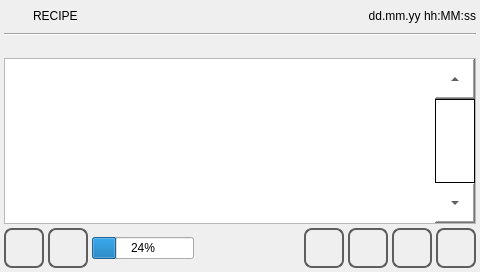
<?xml version="1.0" encoding="UTF-8"?>
<ui version="4.0">
 <class>recipe</class>
 <widget class="QWidget" name="recipe">
  <property name="geometry">
   <rect>
    <x>0</x>
    <y>0</y>
    <width>480</width>
    <height>272</height>
   </rect>
  </property>
  <property name="minimumSize">
   <size>
    <width>0</width>
    <height>0</height>
   </size>
  </property>
  <property name="maximumSize">
   <size>
    <width>16777215</width>
    <height>16777215</height>
   </size>
  </property>
  <property name="windowTitle">
   <string>recipe</string>
  </property>
  <property name="styleSheet">
   <string notr="true"/>
  </property>
  <layout class="QVBoxLayout" name="verticalLayout">
   <property name="spacing">
    <number>4</number>
   </property>
   <property name="margin">
    <number>4</number>
   </property>
   <item>
    <layout class="QHBoxLayout" name="horizontalLayout">
     <item>
      <widget class="QLabel" name="labelIcon">
       <property name="minimumSize">
        <size>
         <width>25</width>
         <height>25</height>
        </size>
       </property>
       <property name="maximumSize">
        <size>
         <width>25</width>
         <height>25</height>
        </size>
       </property>
       <property name="styleSheet">
        <string notr="true">border-image: url(:/systemicons/img/Script.png);</string>
       </property>
       <property name="text">
        <string/>
       </property>
      </widget>
     </item>
     <item>
      <widget class="QLabel" name="labelTitle">
       <property name="sizePolicy">
        <sizepolicy hsizetype="Preferred" vsizetype="Fixed">
         <horstretch>0</horstretch>
         <verstretch>0</verstretch>
        </sizepolicy>
       </property>
       <property name="focusPolicy">
        <enum>Qt::NoFocus</enum>
       </property>
       <property name="text">
        <string>RECIPE</string>
       </property>
      </widget>
     </item>
     <item>
      <widget class="QLabel" name="labelUserName">
       <property name="text">
        <string/>
       </property>
      </widget>
     </item>
     <item>
      <widget class="QLabel" name="labelDataOra">
       <property name="sizePolicy">
        <sizepolicy hsizetype="Preferred" vsizetype="Fixed">
         <horstretch>0</horstretch>
         <verstretch>0</verstretch>
        </sizepolicy>
       </property>
       <property name="focusPolicy">
        <enum>Qt::NoFocus</enum>
       </property>
       <property name="text">
        <string>dd.mm.yy hh:MM:ss</string>
       </property>
       <property name="alignment">
        <set>Qt::AlignRight|Qt::AlignTrailing|Qt::AlignVCenter</set>
       </property>
      </widget>
     </item>
    </layout>
   </item>
   <item>
    <widget class="Line" name="line">
     <property name="orientation">
      <enum>Qt::Horizontal</enum>
     </property>
    </widget>
   </item>
   <item>
    <widget class="QLabel" name="labelName">
     <property name="text">
      <string/>
     </property>
    </widget>
   </item>
   <item>
    <widget class="QTableWidget" name="tableWidget">
     <property name="font">
      <font>
       <family>Ubuntu</family>
       <pointsize>22</pointsize>
       <weight>50</weight>
       <italic>false</italic>
       <bold>false</bold>
      </font>
     </property>
     <property name="styleSheet">
      <string notr="true">QTableWidget
{
	font: 22pt &quot;Ubuntu&quot;;
}
QScrollBar:vertical
{
        border-top: 40px solid #999999;
        border-bottom: 40px solid #999999;
        background:white;
        width:40px;    
        margin: 0px 0px 0px 0px;
}
QScrollBar::handle:vertical 
{
        border: 1px solid black;
	    background: rgb(255, 255, 255);
        min-height: 10px;
}
QScrollBar::add-line:vertical
{
        height: 40px;
	    background: rgb(255, 255, 255);
        subcontrol-position: bottom;
        subcontrol-origin: margin;
	image: url(:/systemicons/img/Down.png);
}
QScrollBar::sub-line:vertical 
{
       height: 40px;
	    background: rgb(255, 255, 255);
        subcontrol-position: top;
	    subcontrol-origin: margin;
	image: url(:/systemicons/img/Up.png);
}</string>
     </property>
     <property name="verticalScrollBarPolicy">
      <enum>Qt::ScrollBarAlwaysOn</enum>
     </property>
     <property name="showDropIndicator" stdset="0">
      <bool>true</bool>
     </property>
     <property name="alternatingRowColors">
      <bool>true</bool>
     </property>
     <property name="selectionMode">
      <enum>QAbstractItemView::SingleSelection</enum>
     </property>
     <property name="selectionBehavior">
      <enum>QAbstractItemView::SelectRows</enum>
     </property>
     <property name="showGrid">
      <bool>true</bool>
     </property>
     <attribute name="horizontalHeaderVisible">
      <bool>true</bool>
     </attribute>
    </widget>
   </item>
   <item>
    <layout class="QHBoxLayout" name="horizontalLayout_2">
     <item>
      <widget class="QPushButton" name="pushButtonHome">
       <property name="sizePolicy">
        <sizepolicy hsizetype="Minimum" vsizetype="Fixed">
         <horstretch>60</horstretch>
         <verstretch>60</verstretch>
        </sizepolicy>
       </property>
       <property name="minimumSize">
        <size>
         <width>40</width>
         <height>40</height>
        </size>
       </property>
       <property name="maximumSize">
        <size>
         <width>40</width>
         <height>40</height>
        </size>
       </property>
       <property name="focusPolicy">
        <enum>Qt::NoFocus</enum>
       </property>
       <property name="styleSheet">
        <string notr="true">QPushButton
{
border: 2px solid  rgb(94, 94, 94);
border-radius: 8px;
qproperty-icon: url(:/systemicons/img/Home.png);
qproperty-iconSize: 24px 24px;
qproperty-focusPolicy: NoFocus;
}
QPushButton:pressed
{
border: 2px solid  rgb(194, 194, 194);
background-color:  rgb(255, 255, 127);
}
QPushButton:disabled
{
border: 2px solid  rgb(194, 194, 194);
}
</string>
       </property>
       <property name="text">
        <string/>
       </property>
      </widget>
     </item>
     <item>
      <widget class="QPushButton" name="pushButtonBack">
       <property name="sizePolicy">
        <sizepolicy hsizetype="Minimum" vsizetype="Fixed">
         <horstretch>0</horstretch>
         <verstretch>0</verstretch>
        </sizepolicy>
       </property>
       <property name="minimumSize">
        <size>
         <width>40</width>
         <height>40</height>
        </size>
       </property>
       <property name="maximumSize">
        <size>
         <width>40</width>
         <height>40</height>
        </size>
       </property>
       <property name="styleSheet">
        <string notr="true">QPushButton
{
border: 2px solid  rgb(94, 94, 94);
border-radius: 8px;
qproperty-icon: url(:/systemicons/img/Go_back.png);
qproperty-iconSize: 24px 24px;
qproperty-focusPolicy: NoFocus;
}
QPushButton:pressed
{
border: 2px solid  rgb(194, 194, 194);
background-color:  rgb(255, 255, 127);
}
QPushButton:disabled
{
border: 2px solid  rgb(194, 194, 194);
}
</string>
       </property>
       <property name="text">
        <string/>
       </property>
      </widget>
     </item>
     <item>
      <widget class="QProgressBar" name="progressBarStatus">
       <property name="value">
        <number>24</number>
       </property>
      </widget>
     </item>
     <item>
      <widget class="QLabel" name="labelStatus">
       <property name="sizePolicy">
        <sizepolicy hsizetype="Expanding" vsizetype="Preferred">
         <horstretch>0</horstretch>
         <verstretch>0</verstretch>
        </sizepolicy>
       </property>
       <property name="text">
        <string/>
       </property>
      </widget>
     </item>
     <item>
      <widget class="QPushButton" name="pushButtonEdit">
       <property name="enabled">
        <bool>true</bool>
       </property>
       <property name="minimumSize">
        <size>
         <width>40</width>
         <height>40</height>
        </size>
       </property>
       <property name="maximumSize">
        <size>
         <width>40</width>
         <height>40</height>
        </size>
       </property>
       <property name="styleSheet">
        <string notr="true">QPushButton
{
border: 2px solid  rgb(94, 94, 94);
border-radius: 8px;
qproperty-icon: url(:/systemicons/img/Modify.png);
qproperty-iconSize: 24px 24px;
qproperty-focusPolicy: NoFocus;
}
QPushButton:pressed
{
border: 2px solid  rgb(194, 194, 194);
background-color:  rgb(255, 255, 127);
}
QPushButton:disabled
{
border: 2px solid  rgb(194, 194, 194);
}
</string>
       </property>
       <property name="text">
        <string/>
       </property>
      </widget>
     </item>
     <item>
      <widget class="QPushButton" name="pushButtonRead">
       <property name="enabled">
        <bool>true</bool>
       </property>
       <property name="minimumSize">
        <size>
         <width>40</width>
         <height>40</height>
        </size>
       </property>
       <property name="maximumSize">
        <size>
         <width>40</width>
         <height>40</height>
        </size>
       </property>
       <property name="styleSheet">
        <string notr="true">QPushButton
{
border: 2px solid  rgb(94, 94, 94);
border-radius: 8px;
qproperty-icon: url(:/systemicons/img/Upload.png);
qproperty-iconSize: 24px 24px;
qproperty-focusPolicy: NoFocus;
}
QPushButton:pressed
{
border: 2px solid  rgb(194, 194, 194);
background-color:  rgb(255, 255, 127);
}
QPushButton:disabled
{
border: 2px solid  rgb(194, 194, 194);
}</string>
       </property>
       <property name="text">
        <string/>
       </property>
      </widget>
     </item>
     <item>
      <widget class="QPushButton" name="pushButtonLoad">
       <property name="sizePolicy">
        <sizepolicy hsizetype="Minimum" vsizetype="Fixed">
         <horstretch>60</horstretch>
         <verstretch>60</verstretch>
        </sizepolicy>
       </property>
       <property name="minimumSize">
        <size>
         <width>40</width>
         <height>40</height>
        </size>
       </property>
       <property name="maximumSize">
        <size>
         <width>40</width>
         <height>40</height>
        </size>
       </property>
       <property name="focusPolicy">
        <enum>Qt::NoFocus</enum>
       </property>
       <property name="styleSheet">
        <string notr="true">QPushButton
{
border: 2px solid  rgb(94, 94, 94);
border-radius: 8px;
qproperty-icon: url(:/systemicons/img/Download.png);
qproperty-iconSize: 24px 24px;
qproperty-focusPolicy: NoFocus;
}
QPushButton:pressed
{
border: 2px solid  rgb(194, 194, 194);
background-color:  rgb(255, 255, 127);
}
QPushButton:disabled
{
border: 2px solid  rgb(194, 194, 194);
}
</string>
       </property>
       <property name="text">
        <string/>
       </property>
      </widget>
     </item>
     <item>
      <widget class="QPushButton" name="pushButtonSave">
       <property name="sizePolicy">
        <sizepolicy hsizetype="Minimum" vsizetype="Fixed">
         <horstretch>60</horstretch>
         <verstretch>60</verstretch>
        </sizepolicy>
       </property>
       <property name="minimumSize">
        <size>
         <width>40</width>
         <height>40</height>
        </size>
       </property>
       <property name="maximumSize">
        <size>
         <width>40</width>
         <height>40</height>
        </size>
       </property>
       <property name="focusPolicy">
        <enum>Qt::NoFocus</enum>
       </property>
       <property name="styleSheet">
        <string notr="true">QPushButton
{
border: 2px solid  rgb(94, 94, 94);
border-radius: 8px;
qproperty-icon: url(:/systemicons/img/Save.png);
qproperty-iconSize: 24px 24px;
qproperty-focusPolicy: NoFocus;
}
QPushButton:pressed
{
border: 2px solid  rgb(194, 194, 194);
background-color:  rgb(255, 255, 127);
}
QPushButton:disabled
{
border: 2px solid  rgb(194, 194, 194);
}
</string>
       </property>
       <property name="text">
        <string/>
       </property>
      </widget>
     </item>
    </layout>
   </item>
  </layout>
 </widget>
 <resources/>
 <connections/>
</ui>
